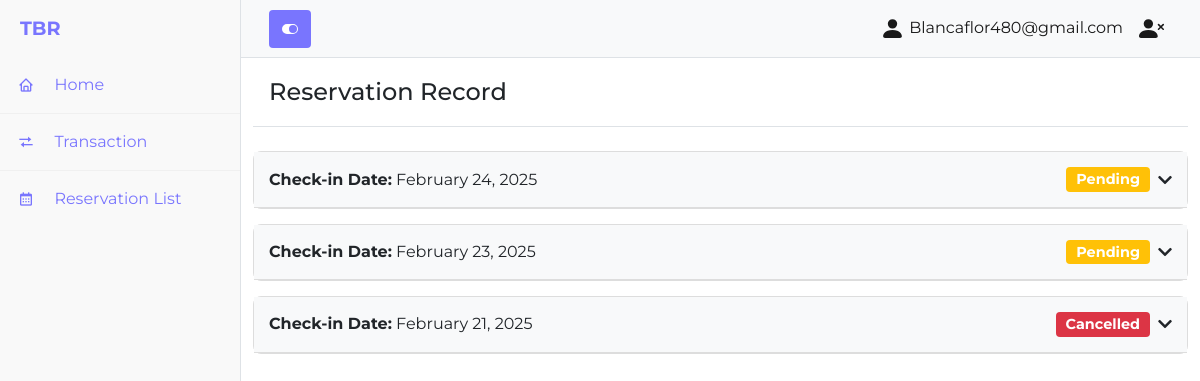
The page /user_reservation.php (signed in) on the database its author committed.
### tables this page shows
CREATE TABLE `tbl_reservation` (
  `id` int(55) NOT NULL,
  `reservation_id` varchar(55) NOT NULL,
  `email` varchar(250) NOT NULL,
  `first_name` varchar(255) NOT NULL,
  `middle_name` varchar(255) NOT NULL,
  `last_name` varchar(255) NOT NULL,
  `age` int(55) NOT NULL,
  `gender` varchar(100) NOT NULL,
  `contact_number` varchar(55) NOT NULL,
  `address` varchar(255) NOT NULL,
  `nationality` varchar(100) NOT NULL,
  `no_of_guest` int(55) NOT NULL,
  `check_in_date` varchar(255) NOT NULL,
  `check_out_date` varchar(255) NOT NULL,
  `check_in_time` varchar(255) NOT NULL,
  `check_out_time` varchar(255) NOT NULL,
  `status` varchar(100) NOT NULL,
  `additional_guests` int(255) NOT NULL,
  `cottage` varchar(255) NOT NULL,
  `rooms` varchar(255) NOT NULL,
  `recreational_activity` varchar(255) NOT NULL,
  `other_amenities` varchar(255) NOT NULL,
  `sub_total` int(55) NOT NULL,
  `total` int(55) NOT NULL
);

### user_reservation.php (the view, shortened to what this page needs)
<?php
include('connection.php');
$email = $_SESSION['email'];
?>
<!DOCTYPE html>
<html lang="en">
<head>
    <link rel="stylesheet" href="https://cdn.jsdelivr.net/npm/bootstrap@4.6.1/dist/css/bootstrap.min.css">
    <link href="css/styles.css" rel="stylesheet" />
</head>
<body>
    <div class="d-flex" id="wrapper">
        <?php include('user_sidebar.php'); ?>
        <div id="page-content-wrapper">
            <?php include('user_header.php'); ?>
            <div class="container-fluid">
                <div class="modal-header">
                    <h4 class="modal-title">Reservation Record</h4>
                </div>
                <div class="mt-4">
                <?php
                    $query = "SELECT * FROM tbl_reservation WHERE email = ? ORDER BY check_in_date DESC";
                    $stmt = mysqli_prepare($conn, $query);
                    mysqli_stmt_bind_param($stmt, "s", $email);
                    mysqli_stmt_execute($stmt);
                    $result = mysqli_stmt_get_result($stmt);
                    if (mysqli_num_rows($result) > 0) {
                        while ($row = mysqli_fetch_assoc($result)) {
                            $statusClass = '';
                            switch($row['status']) {
                                case 'Pending':
                                    $statusClass = 'warning';
                                    break;
                                case 'Cancelled':
                                    $statusClass = 'danger';
                                    break;
                            }
                            ?>
                             <div class="reservation-card">
                                <div class="reservation-header" onclick="toggleReservation(this)">
                                    <div class="d-flex justify-content-between align-items-center">
                                        <div>
                                            <strong>Check-in Date:</strong>
                                            <?php echo date('F d, Y', strtotime($row['check_in_date'])); ?>
                                        </div>
                                        <div class="d-flex align-items-center">
                                            <span class="badge badge-<?php echo $statusClass; ?> status-badge mr-2">
                                                <?php echo $row['status']; ?>
                                            </span>
                                            <i class="fas fa-chevron-down chevron-icon"></i>
                                        </div>
                                    </div>
                                </div>
                            </div>
                            <?php
                        }
                    } else {
                        echo '<div class="alert alert-info">No reservation records found.</div>';
                    }
                    ?>
                </div>
            </div>
        </div>
    </div>
    <link rel="stylesheet" href="https://use.fontawesome.com/releases/v5.6.3/css/all.css">
</body>
</html>

### user_sidebar.php (shortened to what this page needs)
<link rel="stylesheet" href="https://use.fontawesome.com/releases/v5.6.3/css/all.css">
<link rel="stylesheet" href="https://unpkg.com/boxicons@2.1.4/css/boxicons.min.css">
<div class="border-end" id="sidebar-wrapper">
<div class="sidebar-heading " style="font-weight: bold; color: #7975fe; background: #f9f9f9;">
     TBR
 </div>
    <div class="list-group list-group-flush">
      <a class="list-group-item list-group-item-action p-3 <?php if(strpos($_SERVER['PHP_SELF'], 'home.php') !== false) echo 'active'; ?>" href="home.php">
      <i class="bx bx-home"></i>&nbsp; Home
      </a>
      <a class="list-group-item list-group-item-action p-3 <?php if(strpos($_SERVER['PHP_SELF'], 'user_transaction.php') !== false) echo 'passive'; ?>" href="user_transaction.php">
      <i class="bx bx-transfer"></i>&nbsp; Transaction
      </a>
      <a class="list-group-item list-group-item-action p-3 <?php if(strpos($_SERVER['PHP_SELF'], 'user_reservation.php') !== false) echo 'passive'; ?>" href="user_reservation.php">
      <i class="bx bx-calendar"></i>&nbsp; Reservation List
      </a>
    </div>
</div>

### user_header.php (shortened to what this page needs)
 <nav class="navbar navbar-expand-lg navbar-light bg-light border-bottom">
    <div class="container-fluid">
        <a data-toggle="tooltip" title="Toggle Sidebar"><button class="btn" style="background-color: #7975fe; color: white;" id="sidebarToggle">
          <svg xmlns="http://www.w3.org/2000/svg" width="16" height="16" fill="currentColor" class="bi bi-toggle-on" viewBox="0 0 16 16">
            <path d="M5 3a5 5 0 0 0 0 10h6a5 5 0 0 0 0-10H5zm6 9a4 4 0 1 1 0-8 4 4 0 0 1 0 8z"/>
          </svg>
      </button>
    </a>
        <div class="collapse navbar-collapse" id="navbarSupportedContent">
            <ul class="navbar-nav ms-auto mt-2 mt-lg-0">
                <?php
                echo ' <li class="nav-item active">
                          <a class="nav-link" href="user_profile_info.php" data-toggle="tooltip" data-placement="left" title="Profile Info"> <svg xmlns="http://www.w3.org/2000/svg" width="25" height="25" fill="currentColor" class="bi bi-person-fill" viewBox="0 0 16 16">
                                <path d="M3 14s-1 0-1-1 1-4 6-4 6 3 6 4-1 1-1 1H3zm5-6a3 3 0 1 0 0-6 3 3 0 0 0 0 6z"/>
                              </svg>  '.$_SESSION["email"].'
                          </a>
                        </li> ';
               echo ' <li class="nav-item active">
                   <a class="nav-link" href="logout.php" data-toggle="tooltip" title="Log Out">
                      <svg xmlns="http://www.w3.org/2000/svg" width="25" height="25" fill="currentColor" class="bi bi-person-x-fill" viewBox="0 0 16 16">
                        <path fill-rule="evenodd" d="M1 14s-1 0-1-1 1-4 6-4 6 3 6 4-1 1-1 1H1zm5-6a3 3 0 1 0 0-6 3 3 0 0 0 0 6zm6.146-2.854a.5.5 0 0 1 .708 0L14 6.293l1.146-1.147a.5.5 0 0 1 .708.708L14.707 7l1.147 1.146a.5.5 0 0 1-.708.708L14 7.707l-1.146 1.147a.5.5 0 0 1-.708-.708L13.293 7l-1.147-1.146a.5.5 0 0 1 0-.708z"/>
                      </svg>
                  </a>
              </li> ';
              ?>
            </ul>
        </div>
    </div>
</nav>

### user_reservation.php (style rules this page uses)
.reservation-card { margin-bottom: 15px; border: 1px solid #ddd; border-radius: 8px; background-color: #fff; }
.reservation-header { padding: 15px; cursor: pointer; background-color: #f8f9fa; border-bottom: 1px solid #ddd; transition: background-color 0.3s; }
.chevron-icon { transition: transform 0.3s; }
.status-badge { font-size: 0.9em; padding: 5px 10px; border-radius: 4px; }

### user_sidebar.php (style rules this page uses)
.list-group-item { border: 1px solid white; display: flex; align-items: center; gap: 10px; }
#sidebar-wrapper { background: #f9f9f9 !important; }
.list-group-item { background: #f9f9f9; color: #7975fe; border: solid 5px #f0f0f0; zoom: 100%; }
.list-group-item i { width: 20px; text-align: center; }

### user_header.php (style rules this page uses)
body { font-family: 'Montserrat', sans-serif; }
.navbar-light .navbar-nav .nav-link { color: rgb(0 0 0 / 68%); }

### rows shown on the page
tbl_reservation: check_in_date "February 24, 2025", status "Pending"
tbl_reservation: check_in_date "February 23, 2025", status "Pending"
tbl_reservation: check_in_date "February 21, 2025", status "Cancelled"

### other values the page prints
$_SESSION["email"] "Blancaflor480@gmail.com"
